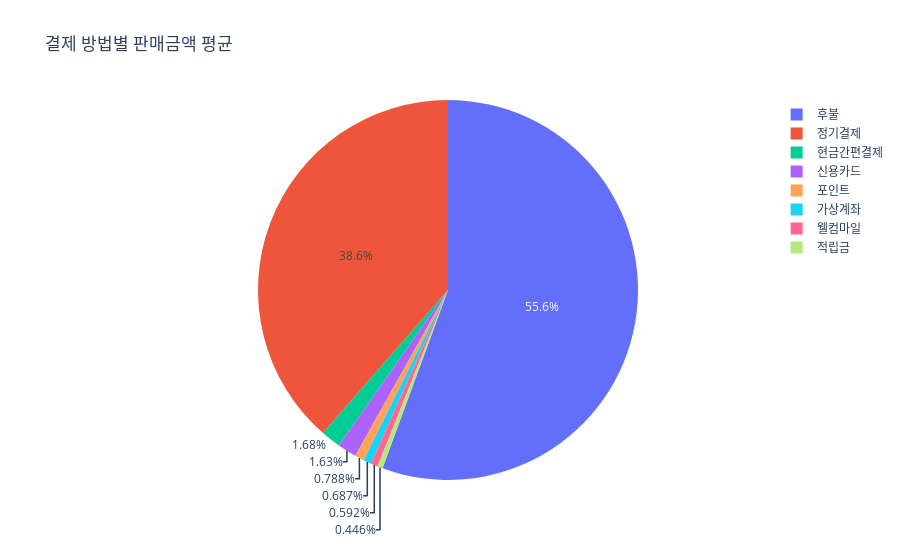

Notebook code cell kept with this figure:
### Code cell
fig = px.pie(option_sales_mean, values='판매금액', names=option_sales_mean.index,
            title='결제 방법별 판매금액 평균')
fig.show()

### Figure 1 — Plotly figure (JSON) as saved in the notebook; plotly's stock layout.template omitted (floating-point values rounded to 4 significant figures)
{"data": [{"domain": {"x": [0, 1], "y": [0, 1]}, "hovertemplate": "결제방법=%{label}<br>판매금액=%{value}<extra></extra>", "labels": ["가상계좌", "신용카드", "웰컴마일", "적립금", "정기결제", "포인트", "현금간편결제", "후불"], "legendgroup": "", "name": "", "showlegend": true, "type": "pie", "values": [17000.0, 40350.0, 14650.0, 11040.0, 954800.0, 19520.0, 41580.0, 1376000.0]}], "layout": {"legend": {"tracegroupgap": 0}, "title": {"text": "결제 방법별 판매금액 평균"}}}
